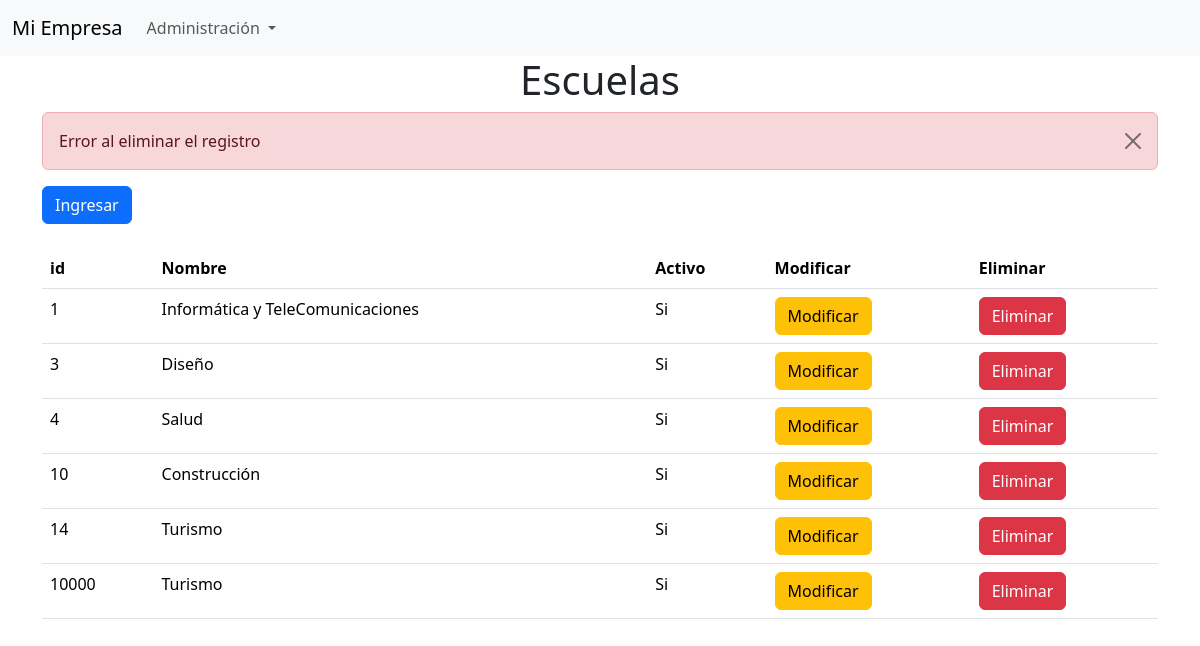
/alumnos/eliminarEscuela/2, run on the app's committed database.
### alumnos/models.py (models this page shows, shortened)
class Escuela(models.Model):
    nombre      = models.CharField(max_length=100)
    activo      = models.IntegerField()

### alumnos/views.py (the view)
# urls.py: path('eliminarEscuela/<str:pk>', views.eliminarEscuela, name='eliminarEscuela'),
def eliminarEscuela(request,pk):
    context = {}
    try:
        item = Escuela.objects.get(pk = pk)
        item.delete()
        context['exito'] = 'El registro fue eliminado'
    except:
        context['error'] = 'Error al eliminar el registro'
    listado = Escuela.objects.all()
    context['listado'] = listado
    return render(request, 'listadoEscuela.html', context)

### alumnos/templates/listadoEscuela.html (shortened to what this page needs)
{% extends "plantillaBase.html"  %}
{% block tituloPrincipal %} Escuelas {% endblock %}
{% block mensaje %}
    {% if error %}
        <div class="alert alert-danger alert-dismissible fade show" role="alert">
            {{error}}
            <button type="button" class="btn-close" data-bs-dismiss="alert" aria-label="Close"></button>
        </div>
    {% endif %}
{% endblock %}
{% block contenido %}
<a href="{% url 'ingresarEscuela' %}" class="btn btn-primary">Ingresar</a>
<br><br>
{% endblock %}
{% block listado %}
    <table class="table table-resposive">
        <tr>
            <th>id</th>
            <th>Nombre</th>
            <th>Activo</th>
            <th>Modificar</th>
            <th>Eliminar</th>
        </tr>
    {% for item in listado %}
        <tr>
            <td>{{ item.id }}
            <td>{{ item.nombre }}
            <td>{{ item.activo|yesno:"Si,No"}}</td>
            <td><a href="{% url 'buscarEscuela' pk=item.id  %}" class="btn btn-warning" >Modificar</a></td>
            <td><a href="{% url 'eliminarEscuela' pk=item.id %}" class="btn btn-danger" >Eliminar</a></td>
    {% endfor %}
    </table>
{% endblock %}

### data on the page
Escuela: id "1", nombre "Informática y TeleComunicaciones", activo "Si"
Escuela: id "3", nombre "Diseño", activo "Si"
Escuela: id "4", nombre "Salud", activo "Si"
Escuela: id "10", nombre "Construcción", activo "Si"
Escuela: id "14", nombre "Turismo", activo "Si"
Escuela: id "10000", nombre "Turismo", activo "Si"

### other printed values
{{ error }} "Error al eliminar el registro"
